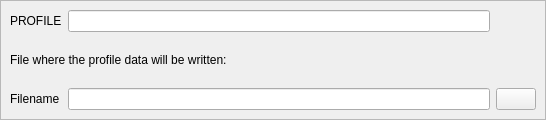
<?xml version="1.0" encoding="UTF-8"?>
<ui version="4.0">
 <class>pplot</class>
 <widget class="QFrame" name="pplot">
  <property name="geometry">
   <rect>
    <x>0</x>
    <y>0</y>
    <width>546</width>
    <height>120</height>
   </rect>
  </property>
  <property name="windowTitle">
   <string>Frame</string>
  </property>
  <property name="frameShape">
   <enum>QFrame::NoFrame</enum>
  </property>
  <property name="frameShadow">
   <enum>QFrame::Plain</enum>
  </property>
  <property name="lineWidth">
   <number>0</number>
  </property>
  <property name="midLineWidth">
   <number>0</number>
  </property>
  <layout class="QVBoxLayout" name="verticalLayout">
   <property name="spacing">
    <number>6</number>
   </property>
   <property name="margin">
    <number>0</number>
   </property>
   <item>
    <widget class="QFrame" name="frame_2">
     <property name="frameShape">
      <enum>QFrame::StyledPanel</enum>
     </property>
     <property name="frameShadow">
      <enum>QFrame::Raised</enum>
     </property>
     <property name="lineWidth">
      <number>1</number>
     </property>
     <layout class="QGridLayout" name="gridLayout">
      <item row="2" column="1">
       <widget class="QLineEdit" name="filenameLine"/>
      </item>
      <item row="2" column="2">
       <widget class="QPushButton" name="browserFileButton">
        <property name="text">
         <string/>
        </property>
        <property name="icon">
         <iconset resource="../resources.qrc">
          <normaloff>:/fileopen.png</normaloff>:/fileopen.png</iconset>
        </property>
        <property name="iconSize">
         <size>
          <width>20</width>
          <height>20</height>
         </size>
        </property>
       </widget>
      </item>
      <item row="2" column="0">
       <widget class="QLabel" name="label_2">
        <property name="text">
         <string>Filename</string>
        </property>
       </widget>
      </item>
      <item row="1" column="0" colspan="3">
       <widget class="QLabel" name="label">
        <property name="text">
         <string>File where the profile data will be written:</string>
        </property>
       </widget>
      </item>
      <item row="0" column="0">
       <widget class="QLabel" name="label_3">
        <property name="text">
         <string>PROFILE</string>
        </property>
       </widget>
      </item>
      <item row="0" column="1">
       <widget class="QLineEdit" name="profileLine"/>
      </item>
     </layout>
    </widget>
   </item>
  </layout>
 </widget>
 <resources>
  <include location="../resources.qrc"/>
  <include location="../resources.qrc"/>
 </resources>
 <connections/>
</ui>
